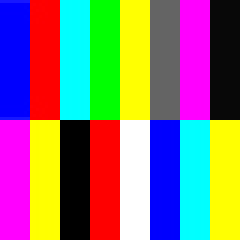
#> input picture HW11/images/q4.jpg, 80 x 80 px, found by its file name (shown 3 times larger)
$ jupyter execute HW3_PA_Report.ipynb   (older library calls are emulated)
#> lines starting #> are read from the running program, lines starting #| are printed output that depends on the picture
# Programming Assignment 3
**Pooya Kabiri - 96521434**

Import some prerequisites

[cell 1]
import cv2
import matplotlib.pyplot as plt
import numpy as np
import os
import time

Plotting cell

[cell 2]
def plotter(img_list, r, w, gray, wr, hr, fig_name = None):
    '''
    Plots images' list with its' caption and saves result image if you want.

    Parameters:
        img_list (list): The list of tuples of image and its' caption.
        r (int): The number of row(s).
        w (int): The number of colunm(s).
        gray (bool): The flag for plotting images in grayscale mode.
        wr (int): The width of one figure.
        hr (int): The height of one figure.
        fig_name (str): The name of the image of the plot. if not set this parameter the plot doesn't save.
    '''

    plt.rcParams['figure.figsize'] = (wr, hr)
    for i in range(len(img_list)):
        plt.subplot(r, w, i + 1)
        if img_list[i][2] == 'img':
            if gray:
                plt.imshow(img_list[i][0], cmap = 'gray')
            else:
                plt.imshow(img_list[i][0])
            plt.xticks([])
            plt.yticks([])
        elif img_list[i][2] == 'hist':
            plt.bar(np.arange(len(img_list[i][0])), img_list[i][0], color = 'c')
        else:
            raise Exception("Only image or histogram. Use third parameter of tuples in img_list and set it to img or hist.")
        plt.title(img_list[i][1])
    if fig_name is not None:
        plt.savefig(fig_name + '.png')
    plt.show()

# PART 4

Implementing some helper functions

[cell 3]
### From HW2 with slight modifications

def compute_transition(image):
    '''
    Equalizes the histogram of the input image.

    Parameters:
        image (numpy.ndarray): The input image.

    Returns:
        numpy.ndarray: The result image that it's histogram be eqaulized.
    '''

    h = compute_histogram(image)

    ####### your code ########
    n_pixel = image.shape[0] * image.shape[1]
    transition = (h.cumsum().astype(np.float64) / n_pixel) * 255
    ##########################
    return transition

[cell 4]
### From HW2 with slight modifications
def compute_histogram(image):
    '''
    Computes histogram of the input image.

    Parameters:
        image (numpy.ndarray): The input image.

    Returns:
        numpy.ndarray: The numpy array of numbers in histogram.
    '''

    histogram = np.zeros((256), np.int)

    ####### your code ########
    image = image.astype(int)
    np.add.at(histogram, image, 1)
    ##########################

    return histogram

## Histogram Matching
**I used two methods for hisogram matching:**

**1. Linear Interpolation:** In this method, I used Linear Interpolation in NumPy to extract a relation between reference image transition and the reference image itself. Then I used that relation and applied it to the input image, so the result image's histogram is very similar to the ref image.

**2. CDF Matching:** this approach is the traditional approach explained at the class (the usual way). I computed EQ transition for both images and mapped the color intensity values of input image to new values according to ref image transition function.

**Note:** There is a boolean variable *use_interp* in the beginning of the method to determine which method to use.

[cell 5]
def histogram_matching(img, ref_img):
    '''
    Matchs the histogram of the input image to the histogram of reference image.

    Parameters:
        img (numpy.ndarray): The input image.
        ref_img (numpy.ndarray): The reference image.

    Returns:
        numpy.ndarray: The result image.
    '''
    out_img = img.copy()

    ### For interpolation, set the following variable to true.
    use_interp = True

    if use_interp:

        input_transition = compute_transition(img)
        ref_transition = compute_transition(ref_img)
        ref_img_unique = np.unique(ref_img)

        final_transition = np.interp(input_transition, ref_transition, ref_img_unique)

        out_img = final_transition[out_img]

    else:

        input_transition = compute_transition(img).astype(int)
        ref_transition = compute_transition(ref_img).astype(int)

        transition = np.array([np.where(input_transition[i] <= ref_transition)[0][0] for i in range(256)])

        out_img = transition[out_img]

    return out_img

Test of implementation:

[cell 6]
img = cv2.imread(os.path.join('images', 'Q4.jpg'), cv2.IMREAD_GRAYSCALE)
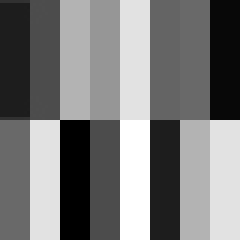
#> img: shape (80, 80) (shown 3 times larger); min 0, max 255, mean 123.1
ref_img = cv2.imread(os.path.join('images', 'Q4_ref.jpg'), cv2.IMREAD_GRAYSCALE)
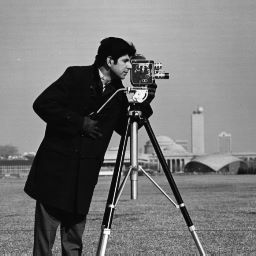
#> input picture HW3/images/Q4_ref.jpg, 256 x 256 px, found by its file name
#> ref_img is the input picture: shape (256, 256); min 0, max 255, mean 118.7
output = histogram_matching(img,ref_img)
#> in compute_histogram, `image = image.astype(int)`:
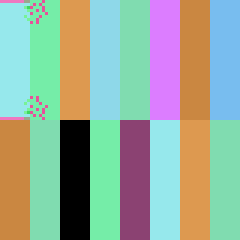
#> image: shape (80, 80) int64 (shown 3 times larger); 15 distinct labels, from 0 to 255; one colour per label, 0 black
#> in compute_transition, `h = compute_histogram(image)`: h = 256 values, max 1200 at index 226, min 0 at index 1, mean 25
#> in compute_transition, `transition = (h.cumsum().astype(np.float64) / n_pixel) * 255`: transition = 256 values from 15.94 to 255
#> in histogram_matching, `ref_transition = compute_transition(ref_img)`: ref_transition = 256 values from 0.397 to 255
#> in histogram_matching, `ref_img_unique = np.unique(ref_img)`: ref_img_unique = 256 values from 0 to 255
#> in histogram_matching, `final_transition = np.interp(input_transition, ref_transition, ref_img..`: final_transition = 256 values from 11.07 to 255
#> in histogram_matching, `out_img = final_transition[out_img]`:
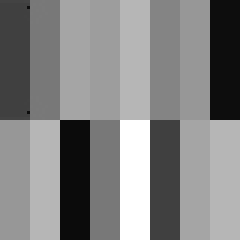
#> out_img: shape (80, 80) float64 (shown 3 times larger); min 11.07, max 255, mean 132.5
h_img = compute_histogram(img)
#> h_img has the same summary as h in compute_transition
h_ref_img = compute_histogram(ref_img)
#> h_ref_img = 256 values, max 1601 at index 13, min 3 at index 250, mean 256
h_out = compute_histogram(output)
#> in compute_histogram (call 5), `image = image.astype(int)`:
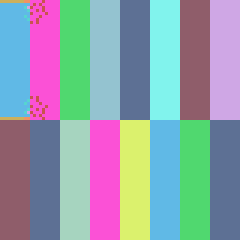
#> image: shape (80, 80) int64 (shown 3 times larger); 14 distinct labels, from 11 to 255; one colour per label, 0 black
#> h_out = 256 values, max 1200 at index 182, min 0 at index 0, mean 25
image_list = []
image_list.append([img, 'input_image', 'img'])
image_list.append([ref_img, 'ref_image', 'img'])
image_list.append([output, 'result', 'img'])
image_list.append([h_img, 'img_hist', 'hist'])
image_list.append([h_ref_img, 'ref_img_hist', 'hist'])
image_list.append([h_out, 'res_hist', 'hist'])
plotter(image_list, 2, 3, True, 20, 10, 'q4')
#> the loop in plotter, `for i in range(len(img_list)):` made 6 passes
#> in plotter, `plt.savefig(fig_name + '.png')`:
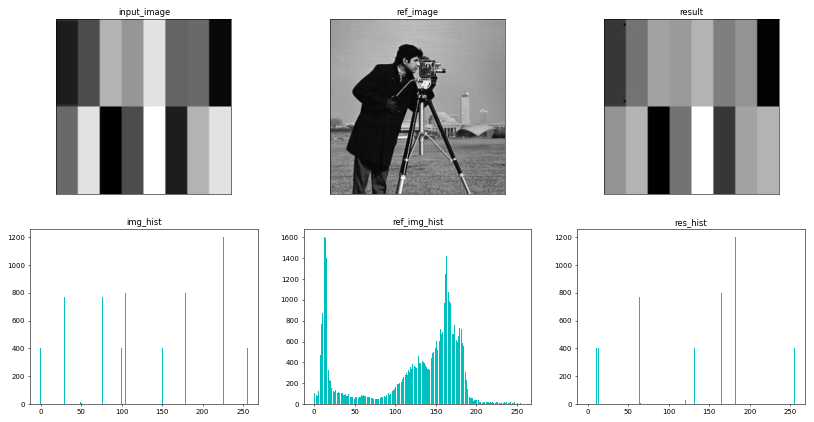
#> figure drawn by matplotlib, 6 panels; panel 4: tallest bar 1200 high, from x = 225.6 to 226.4; panel 5: tallest bar 1601 high, from x = 12.6 to 13.4; panel 6: tallest bar 1200 high, from x = 181.6 to 182.4
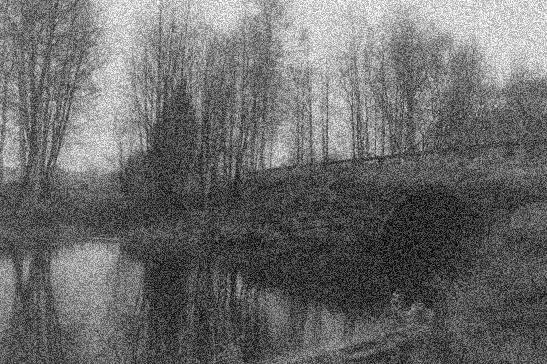
#> input picture HW3/images/img5.jpg, 547 x 364 px, found by its file name
#> further down, img is the input picture: shape (364, 547); min 0, max 255, mean 106.6

# PART 5

Here is my gaussian helper function.

[cell 7]
def gaussian(x, y, std):
    return (1 / (2 * np.pi * np.square(std))) * (np.exp(-(np.square(x) + np.square(y)) / (2 * np.square(std))))

## Gaussian Filter
In this method, I implemented the code for creation of a Gausiian Kernel without using prepared libraries.

First, I calculate the value which should be substracted from i and j values (indices of NumPy ndarray) to map them to Cartesian space indices (x and y coordinates). Then I calculate the gaussian function value for each element of the array using it's Cartesian coordinates.

[cell 8]
def gaussian_filter(size, std):
    '''
    Creates the Guassian kernel with given size and std.

    Parameters:
        size (int): The size of the kernel. It must be odd.
        std (float): The standard deviation of the kernel.

    Returns:
        numpy.ndarray: The Guassina kernel.
    '''
#> called with size = 3, std = 1

    kernel = np.zeros((size,size), np.float)
#> kernel = [[0, 0, 0], [0, 0, 0], [0, 0, 0]]

    ####### your code ########
    zero_based_gap = np.floor(size / 2)
#> zero_based_gap = 1

    for i in range(kernel.shape[0]):
        for j in range(kernel.shape[1]):
            x = i - zero_based_gap
            y = j - zero_based_gap
            kernel[i, j] = gaussian(x, y, std)
#> after the loop, kernel = [[0.0585, 0.0965, 0.0585], [0.0965, 0.159, 0.0965], [0.0585, 0.0965, 0.0585]]


    ##########################
    return kernel

Using the OpenCV Gaussian Blur function to filter image

[cell 9]
def opencv_filter(img):
    '''
    Applys the OpenCV's guassian blur function on input image.

    Parameters:
        img (numpy.ndarray): The input image.

    Returns:
        numpy.ndarray: The result image.
    '''

    ####### your code ########
    out = cv2.GaussianBlur(img, (3, 3), 0)
    ##########################

    return out

Test of implementation:

[cell 10]
img = cv2.imread(os.path.join('images', 'img5.jpg'), cv2.IMREAD_GRAYSCALE)
size = 3
std = 1
t1 = time.time()
kernel = gaussian_filter(size, std)
out_y_imp = cv2.filter2D(img, -1, kernel)
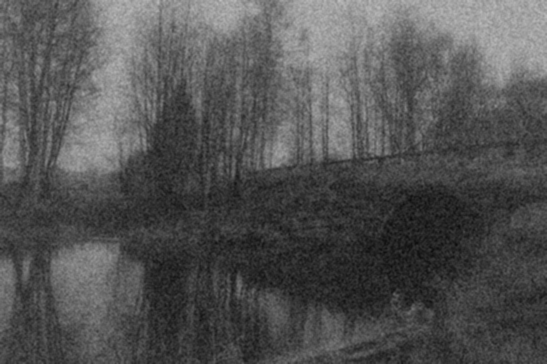
#> out_y_imp: shape (364, 547); min 12, max 191, mean 83.1
t2 = time.time()
out_ocv_imp = opencv_filter(img)
#> in opencv_filter, `out = cv2.GaussianBlur(img, (3, 3), 0)`:
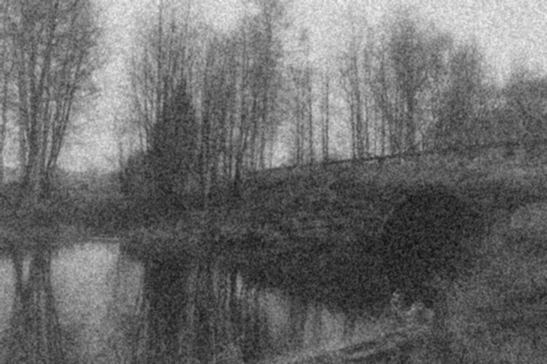
#> out: shape (364, 547); min 15, max 246, mean 106.6
t3 = time.time()
print('time for applying your guassian filter: %f s' % (t2 - t1))
print('time for applying OpenCV guassian filter: %f s' % (t3 - t2))
image_list = []
image_list.append([img, 'input_image', 'img'])
image_list.append([out_y_imp, 'result of your implementation', 'img'])
image_list.append([out_ocv_imp, 'result of OpenCV implementation', 'img'])
plotter(image_list, 1, 3, True, 20, 10, 'q5')
#> the loop in plotter (call 2), `for i in range(len(img_list)):` made 3 passes

#### Result:
**In terms of output image:** The size of the kernel in both examples was identical, and as we can see there is not much of a difference between the images outputed from two methods respectively.

**In terms of computation time** As can be seen above, the OpenCV GaussianBlur function takes less time to run and is more efficient in terms of computation time (and maybe resources).

# CLAHE

**Implementation for theory question 3:** Using OpenCV CLAHE and comparing the results.

[cell 11]
def clahe(image, clip_limit):
    '''
    Applys the OpenCV's CLAHE on the input image.

    Parameters:
        image (numpy.ndarray): The input image.

    Returns:
        numpy.ndarray: The result image.
    '''

    out_image = image.copy()

    # First creating a OpenCV CLAHE object, with contrast limiting of 2 and tiles size of (10, 10)
    clahe = cv2.createCLAHE(clipLimit=clip_limit, tileGridSize=(3,3))

    # Applying the CLAHE algorithm to the image using the CLAHE object
    out_image = clahe.apply(image)

    return out_image

**Now** using the above method for the sample photo provided in HW3 Theory Question no. 3

[cell 12]
image = np.array([
    [46, 51, 57, 59],
    [46, 52, 58, 60],
    [46, 52, 58, 60]
], dtype=np.uint8)
#> image = [[46, 51, 57, 59], [46, 52, 58, 60], [46, 52, 58, 60]]

output_lim1 = clahe(image, 1.0)
#> in clahe, `out_image = image.copy()`: out_image has the same summary as image outside clahe
#> in clahe, `out_image = clahe.apply(image)`: out_image = [[128, 191, 160, 191], [128, 255, 192, 255], [128, 223, 176, 223]]
#> output_lim1 has the same summary as out_image in clahe
print('With Clip limit of 1:\n', output_lim1)
#| With Clip limit of 1:
#|  [[128 191 160 191]
#|  [128 255 192 255]
#|  [128 223 176 223]]

output_lim2 = clahe(image, 2.0)
#> output_lim2 has the same summary as out_image in clahe
print('\nWith Clip limit of 2:\n', output_lim2)
#| With Clip limit of 2:
#|  [[128 191 160 191]
#|  [128 255 192 255]
#|  [128 223 176 223]]

if(output_lim1.all() == output_lim2.all()):
    print('\nTwo outputs are identical!')
